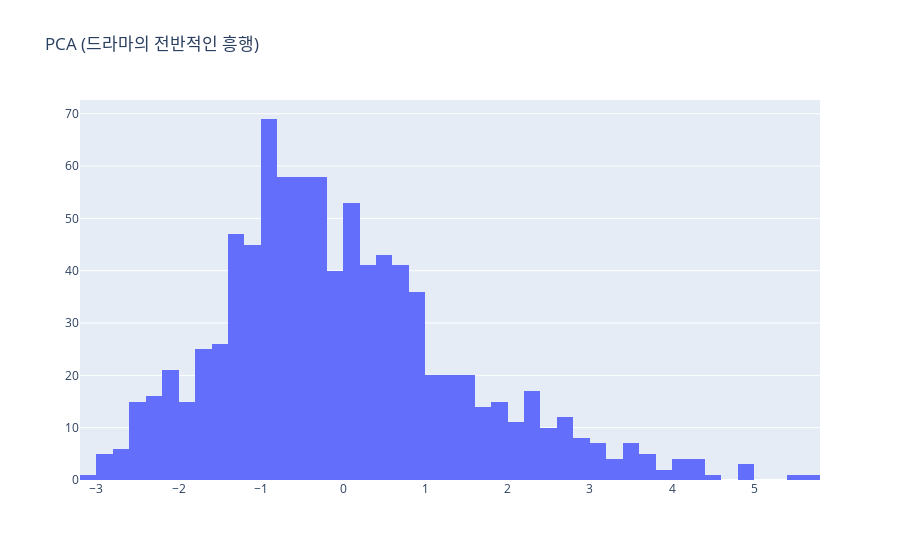

The code cell stored with this chart in its notebook:
### Code cell
# Subplots 생성
fig = make_subplots(rows=1, cols=1)

# 첫 번째 히스토그램 추가
fig.add_trace(go.Histogram(
    x=df['PCA'],
    name='PCA (드라마의 전반적인 흥행)'
), row=1, col=1)

# 레이아웃 업데이트
fig.update_layout(
    title_text='PCA (드라마의 전반적인 흥행)',
    showlegend=False
)

# 그래프 출력
fig.show()

### Figure 1 — Plotly figure (JSON) as saved in the notebook; plotly's stock layout.template omitted (floating-point values rounded to 4 significant figures; data arrays with more than 128 entries replaced by an {"elided": "..."} marker saying what was removed)
{"data": [{"name": "PCA (드라마의 전반적인 흥행)", "type": "histogram", "x": {"elided": "905 float values"}, "xaxis": "x", "yaxis": "y"}], "layout": {"showlegend": false, "title": {"text": "PCA (드라마의 전반적인 흥행)"}, "xaxis": {"anchor": "y", "domain": [0, 1]}, "yaxis": {"anchor": "x", "domain": [0, 1]}}}
